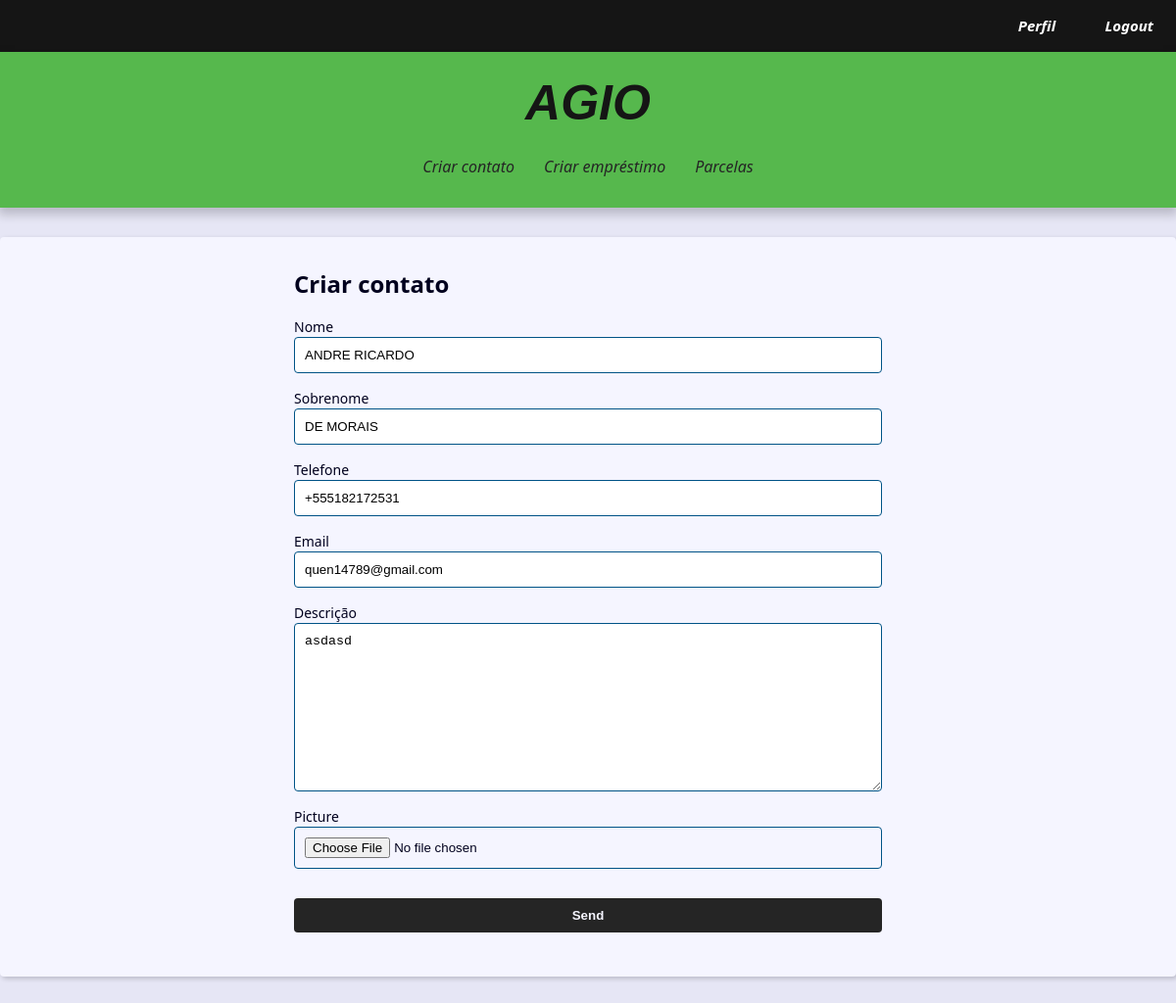
/contact/3281/update/ (signed in), run on the app's committed database.
### contact/models.py (models this page shows, shortened)
class Contact(models.Model):
    class Meta:
        verbose_name_plural = 'Usuarios'
        verbose_name = 'Usuario'
    first_name = models.CharField(max_length=50, verbose_name='Nome')
    last_name = models.CharField(max_length=50, blank=True,
                                  verbose_name='Sobrenome')
    phone = models.CharField(max_length=50, verbose_name='Telefone')
    email = models.EmailField(max_length=254, verbose_name='Email')
    created_date = models.DateTimeField(default=timezone.now)
    description = models.TextField(blank=True, verbose_name='Descrição')
    show = models.BooleanField(default=True)
    picture = models.ImageField(upload_to='pictures/%Y/%m/%d', blank=True, verbose_name='Imagem')
    owner = models.ForeignKey(User, on_delete=models.SET_NULL,
                              blank=True, null=True)

### contact/views/contact_forms.py (the view, shortened to what this page needs)
# urls.py: path('contact/<int:contact_id>/update/', views.update, name='update'),
@login_required(login_url='contact:login')
def update(request, contact_id):
    contact = get_object_or_404(Contact, pk=contact_id, show=True, owner=request.user)
    form_action = reverse('contact:update', args=(contact_id,))
    context = {
            'form': ContactForm(instance=contact),
            'form_action': form_action,
        }
    return render(
        request,
        'contact/create.html',
        context
    )

### contact/forms.py (shortened to what this page needs)
class ContactForm(forms.ModelForm):
    picture = forms.ImageField(
        widget=forms.FileInput(
            attrs={'accept': 'image/*'}), required=False
                )
    class Meta:
        model = models.Contact
        fields = (
            'first_name', 'last_name', 'phone',
            'email', 'description', 'picture',
        )

### contact/templates/contact/create.html (shortened to what this page needs)
{% extends 'base.html' %}
{% block content %}
  <div class="form-wrapper">
    <h2>Criar contato</h2>
    <form
      action="{{ form_action }}"
      method="POST"
      enctype="multipart/form-data"
    >
      <div class="form-content">
        {% for field in form %}
          <div class="form-group">
            <label for="{{ field.id_for_label }}">{{ field.label }}</label>
            {{ field }}
          </div>
        {% endfor %}
      </div>
      <div class="form-content">
        <div class="form-group">
          <button class="btn" type="submit">Send</button>
        </div>
      </div>
    </form>
  </div>
{% endblock content %}

### base_static/global/css/style.css (style rules this page uses)
:root { --spacing: 1.5rem; --link-dark-color: rgb(0, 83, 134); --link-light-color: rgb(156, 217, 255); --clr-white: rgb(245, 245, 255); --clr-black: rgb(0, 0, 30); --clr-light-gray: rgb(230, 230, 245); --clr-dark-shadow-5: rgba(0, 0, 10, 5%); --clr-dark-shadow-10: rgba(0, 0, 10, 10%); --clr-dark-shadow-20: rgba(0, 0, 10, 20%); --clr-light-shadow-5: rgba(200, 200, 255, 5%); --clr-light-shadow-10: rgba(200, 200, 255, 10%); --clr-light-shadow-20: rgba(200, 200, 255, 20%); --main-page-width: 120rem; --table-min-width: 60rem; --biggest-font-size: 5rem; --bigger-font-size: 4rem; --big-font-size: 3.2rem; --medium-font-size: 2.4rem; --small-font-size: 1.6rem; --smaller-font-size: 1.4rem; --smallest-font-size: 1.2rem; --transition-fast: 300ms; --transition-medium: 600ms; --transition-slow: 1s; --default-border-radius: 4px; }
*, *::before, *::after { margin: 0; padding: 0; box-sizing: border-box; }
html { font-size: 62.5%; }
body { font-family: system-ui, -apple-system, BlinkMacSystemFont, 'Segoe UI', Roboto, Oxygen, Ubuntu, Cantarell, 'Open Sans', 'Helvetica Neue', sans-serif; line-height: 1.5; font-size: var(--small-font-size); color: var(--clr-black); -webkit-font-smoothing: antialiased; background: var(--clr-light-gray); }
.form-wrapper { max-width: 60rem; margin: var(--spacing) auto; }
.form-content { margin: var(--spacing) 0; }
.form-group { display: flex; flex-direction: column; padding-bottom: var(--spacing); }
.form-group input, .form-group textarea, .form-group select { padding: 1rem; border-radius: var(--default-border-radius); border: 1px solid var(--link-dark-color); }
.form-group label { font-size: var(--smaller-font-size); }
.btn { background-color: #252525; color: var(--clr-white); font-weight: bold; border: none; padding: 1rem 2rem; border-radius: var(--default-border-radius); cursor: pointer; transition: filter var(--transition-fast) ease-in-out; }

### data on the page
Contact: form "ANDRE RICARDO" "DE MORAIS" "+555182172531" "quen14789@gmail.com" "asdasd"

### other printed values
{{ field.label }} "Nome" "Sobrenome" "Telefone" "Email" "Descrição" "Picture"
